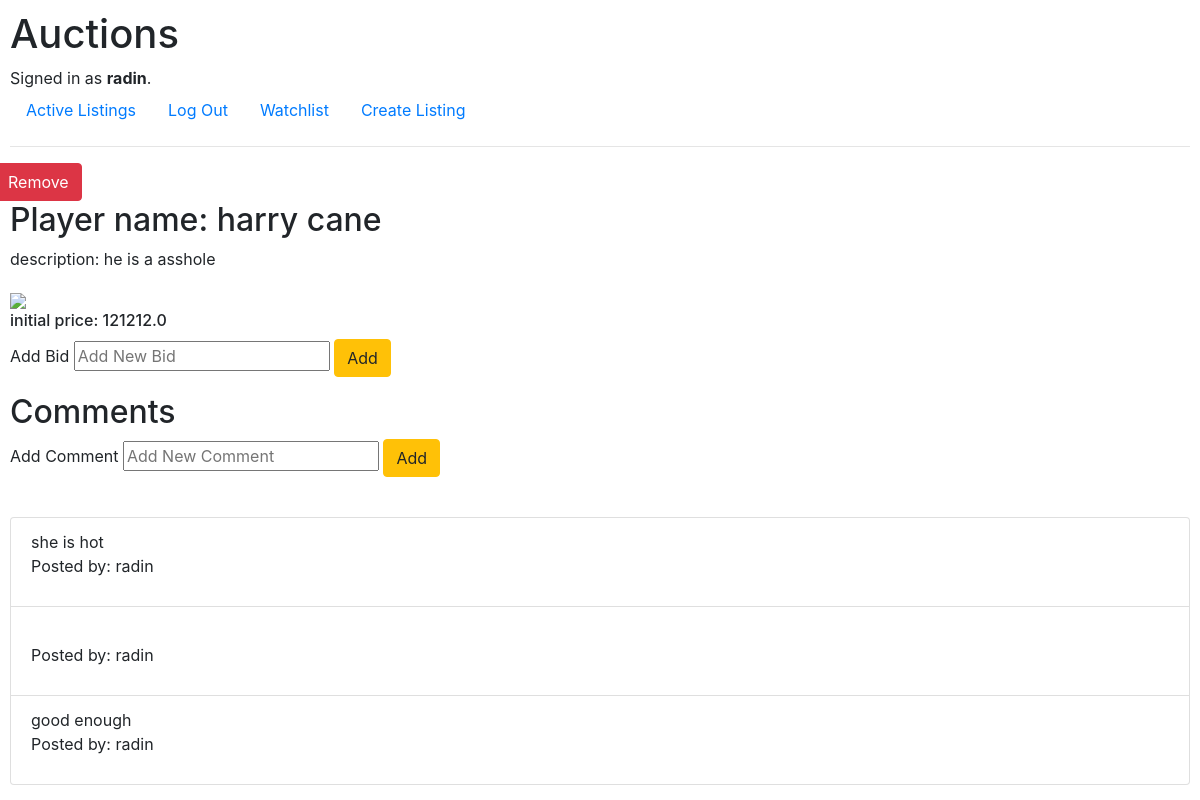
The app's page /listing/1 (signed in) with its own data.
### auctions/models.py (models this page shows, shortened)
class User(AbstractUser):
    pass

class Listing(models.Model):
    title = models.CharField(max_length=50)
    description = models.CharField(max_length=1000)
    image_url = models.CharField(max_length=4000)
    price = models.ForeignKey(Bid,on_delete=models.CASCADE, blank=True, null=True, related_name='price_bid' )
    owner = models.ForeignKey(User, on_delete=models.CASCADE, blank=True, null=True, related_name='listing_owner')
    is_active = models.BooleanField(default=True)
    category = models.ForeignKey(Category, on_delete=models.CASCADE, blank=True, null=True, related_name='listing_category' )
    watch_list = models.ManyToManyField(User, blank=True, related_name='listing_watchlist')

class Bid(models.Model):
    bid = models.FloatField(default=0)
    user = models.ForeignKey(User, on_delete=models.CASCADE, blank=True, null=True, related_name='user_bid')

class Comment(models.Model):
    author = models.ForeignKey(User,on_delete=models.CASCADE, blank=True, null=True, related_name='user_comment')
    listing = models.ForeignKey(Listing, on_delete=models.CASCADE, blank=True, null=True, related_name='listing_comment')
    message = models.CharField(max_length=250)

### auctions/views.py (the view)
# urls.py: path('listing/<int:id>', views.listing, name='listing'),
def listing(request,id):
    listing_data = Listing.objects.get(pk=id)
    is_listing_in_watchlist = request.user in listing_data.watch_list.all()
    all_comments = Comment.objects.filter(listing=listing_data)
    is_owner = request.user.username == listing_data.owner.username
    return render(request, 'auctions/listings.html',{
        'listing':listing_data,
        'is_listing_in_watchlist':is_listing_in_watchlist,
        'all_comments': all_comments,
        'is_owner': is_owner
    })

### auctions/templates/auctions/listings.html (shortened to what this page needs)
{% extends 'auctions/layout.html' %}
{% block body %}
  <div class="row">
      {% if user.is_authenticated %}
        {% if is_listing_in_watchlist %}
          <form action="{% url 'remove_watchlist' id=listing.id %}" method="POST">
              <button type="submit" class="btn btn-danger">Remove</button>
          </form>
        {% else %}
          <form action="{% url 'add_watchlist' id=listing.id %}" method="POST">
            {% csrf_token %}
            <button type="submit" class="btn btn-success">Add</button>
        </form>
        {% endif %}
    {% endif %}
  </div>
<h2>Player name: {{listing.title}}</h2>
<p>description: {{listing.description}}</p>
<img src="{{listing.image_url}}">
<h6>initial price: {{listing.price.bid}}</h6>
{% if user.is_authenticated %}
<form action="{% url 'add_bid' id=listing.id %}" method="POST">
    <div class="form-group">
      <label for="new_bid">Add Bid</label>
      <input type="number" min="0" name="new_bid" placeholder="Add New Bid">
      <button type="submit" class="btn btn-warning">Add</button>
    </div>
</form>
{% endif %}
    <h2>Comments</h2>
    {% if user.is_authenticated %}
      <form action="{% url 'add_comment' id=listing.id %}" method="POST">
          <div class="form-group">
            <label for="new_comment">Add Comment</label>
            <input type="text" name="new_comment" placeholder="Add New Comment">
            <button type="submit" class="btn btn-warning">Add</button>
          </div>
      </form>
    {% endif %}
    <br>
    <ul class="list-group">
      {% for comment in all_comments %}
        <li class="list-group-item">
          {{comment.message}}
          <br>
          <p>Posted by: {{comment.author}}</p>
        </li>
      {% endfor %}
    </ul>
{% endblock %}

### auctions/templates/auctions/layout.html (shortened to what this page needs)
{% load static %}
<!DOCTYPE html>
<html lang="en">
    <head>
        <link rel="stylesheet" href="https://stackpath.bootstrapcdn.com/bootstrap/4.4.1/css/bootstrap.min.css">
        <link href="{% static 'auctions/styles.css' %}" rel="stylesheet">
    </head>
    <body>
        <h1>Auctions</h1>
        <div>
            {% if user.is_authenticated %}
                Signed in as <strong>{{ user.username }}</strong>.
            {% else %}
                Not signed in.
            {% endif %}
        </div>
        <ul class="nav">
            <li class="nav-item">
                <a class="nav-link" href="{% url 'index' %}">Active Listings</a>
            </li>
            {% if user.is_authenticated %}
                <li class="nav-item">
                    <a class="nav-link" href="{% url 'logout' %}">Log Out</a>
                </li>
                <li class="nav-item">
                    <a class="nav-link" href="{% url 'watchlist' %}">Watchlist</a>
                </li>
                <li class="nav-item">
                    <a class="nav-link" href="{% url 'create_listing' %}">Create Listing</a>
                </li>
            {% endif %}
        </ul>
        <hr>
        {% block body %}
        {% endblock %}
    </body>
</html>

### auctions/static/auctions/styles.css (style rules this page uses)
body { padding: 10px; }

### records on screen
User: username "radin"
Listing: title "harry cane", description "he is a asshole", price.bid "121212.0"
Comment: message "she is hot", author "radin"
Comment: author "radin"
Comment: message "good enough", author "radin"
